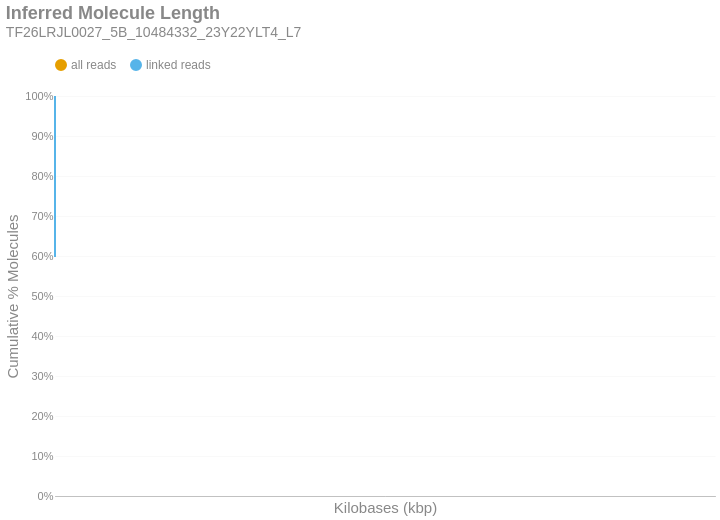

The code cell stored with this chart in its notebook:
### Markdown cell above
### Inferred Molecule Length
This is the cumulative frequency distribution of molecule lengths inferred from the first and last alignment positions along a contig for all alignments associated with a single linked-read barcode on a given contig.There are two distributions: one with `all` the alignments (yellow) and another with only `linked reads` (blue). The percent of molecules in the `linked reads` distribution is relative to the total number of linked molecules.

### Code cell
if SKIPLR:
    print_html(f"Skipped")
else:
    binned_df = consolidated_hist(valids['length_inferred']/1000, mask, 10, True)
    binned_df = binned_df.with_columns(
        pl.when(pl.col('bin').cast(pl.Utf8) == '0').then(pl.lit('1')).otherwise(pl.col('bin').cast(pl.Utf8)).alias('bin')
    )
    with SafeRender(binned_df):
        (
            density_plot(binned_df, 'Inferred Molecule Length', samplename, 'inferredlen')
            .transform_calculate(bin_kb='datum.bin / 1000')
            .encode(
                x=alt.X('bin_kb:Q', title="Kilobases (kbp)").scale(type='log', padding=0).axis(labelAngle=-40),
                y=alt.Y('value:Q', title='Cumulative % Molecules')
                    .axis(format='%')
                    .stack(False)
                    .scale(domainMin=0, domainMax=1,padding=0),
                color=alt.Color("key:N").scale(domain = ["all reads", "linked reads"]),
                tooltip = [
                    alt.Tooltip("key:N", title = "Data Type"),
                    alt.Tooltip("range_label:N", title="Kilobases"),
                    alt.Tooltip("value:Q", format = ".2%", title="% Molecules (Cum.)")
                ]
            )
        ).display()

### Figure 1 — Vega-Lite specification as saved in the notebook (floating-point values rounded to 4 significant figures)
{"width": "container", "height": 400, "config": {"title": {"anchor": "start", "dy": -15, "fontSize": 18, "color": "#888888", "subtitleColor": "#888888", "subtitleFontSize": 14}, "arc": {"fill": "#0072B2"}, "axis": {"domainColor": "#888888", "domainWidth": 0.5, "gridWidth": 0.2, "grid": false, "titleFontWeight": 400, "titleFontSize": 15, "labelFontSize": 11, "labelColor": "#888888", "tickColor": "#888888", "tickWidth": 0.2, "titleColor": "#888888"}, "axisBand": {"grid": false}, "axisX": {"grid": true, "tickSize": 10, "domainCap": "round"}, "axisY": {"domain": false, "grid": true, "tickSize": 0, "domainCap": "round"}, "background": "transparent", "header": {"labelFontSize": 15, "labelColor": "#888888", "titleFontSize": 15, "titleFontWeight": 600, "titleColor": "#888888"}, "legend": {"labelFont": "sans-serif", "labelFontSize": 12, "labelColor": "#888888", "symbolSize": 100, "symbolType": "circle", "titleFontSize": 12, "titlePadding": 10, "titleColor": "#888888", "title": null, "orient": "top"}, "range": {"category": ["#E69F00", "#56B4E9", "#009E73", "#F0E442", "#0072B2", "#D55E00", "#CC79A7", "#000000"], "diverging": ["#cfe8f3", "#a2d4ec", "#73bfe2", "#46abdb", "#1696d2", "#12719e"]}, "area": {"fill": "#0072B2", "fillOpacity": 0.7, "line": true, "strokeOpacity": 0.7}, "line": {"color": "#0072B2", "stroke": "#0072B2", "strokeWidth": 2}, "trail": {"color": "#0072B2", "stroke": "#0072B2", "strokeWidth": 0, "size": 1}, "point": {"filled": true, "fillOpacity": 1.0, "size": 95}, "text": {"color": "#888888", "fontSize": 11, "align": "right", "fontWeight": 400, "size": 11}, "bar": {"fill": "#0072B2", "stroke": null}, "view": {"stroke": null, "continuousWidth": 660, "continuousHeight": 400}}, "data": {"name": "data-f3e1d42c01985070bd6d60e59901dc39"}, "mark": {"type": "line", "interpolate": "monotone", "point": {"opacity": 0, "size": 275}}, "encoding": {"color": {"field": "key", "scale": {"domain": ["all reads", "linked reads"]}, "type": "nominal"}, "tooltip": [{"field": "key", "title": "Data Type", "type": "nominal"}, {"field": "range_label", "title": "Kilobases", "type": "nominal"}, {"field": "value", "format": ".2%", "title": "% Molecules (Cum.)", "type": "quantitative"}], "x": {"axis": {"labelAngle": -40}, "field": "bin_kb", "scale": {"type": "log", "padding": 0}, "title": "Kilobases (kbp)", "type": "quantitative"}, "y": {"axis": {"format": "%"}, "field": "value", "scale": {"domainMin": 0, "domainMax": 1, "padding": 0}, "stack": false, "title": "Cumulative % Molecules", "type": "quantitative"}}, "params": [{"name": "param_c36ac31b6afebe62", "select": {"type": "point", "fields": ["key"]}, "bind": "legend"}], "title": {"text": "Inferred Molecule Length", "subtitle": "TF26LRJL0027_5B_10484332_23Y22YLT4_L7"}, "transform": [{"fold": ["all reads (cumsum)", "linked reads (cumsum)"]}, {"calculate": "replace(datum.key, ' (cumsum)', '')", "as": "key"}, {"filter": {"param": "param_c36ac31b6afebe62"}}, {"calculate": "datum.bin / 1000", "as": "bin_kb"}], "usermeta": {"embedOptions": {"downloadFileName": "TF26LRJL0027_5B_10484332_23Y22YLT4_L7.inferredlen"}}, "$schema": "https://vega.github.io/schema/vega-lite/v6.4.1.json", "datasets": {"data-f3e1d42c01985070bd6d60e59901dc39": [{"bin": "0.0", "interval": "0.0-10.0", "all reads": 0.848, "linked reads": 0.5976, "all reads (cumsum)": 0.848, "linked reads (cumsum)": 0.5976, "range_label": "0-9"}, {"bin": "10.0", "interval": "10.0-20.0", "all reads": 0.0864, "linked reads": 0.228, "all reads (cumsum)": 0.9344, "linked reads (cumsum)": 0.8256, "range_label": "10-19"}, {"bin": "20.0", "interval": "20.0-30.0", "all reads": 0.03798, "linked reads": 0.1009, "all reads (cumsum)": 0.9724, "linked reads (cumsum)": 0.9264, "range_label": "20-29"}, {"bin": "30.0", "interval": "30.0-40.0", "all reads": 0.01639, "linked reads": 0.04357, "all reads (cumsum)": 0.9888, "linked reads (cumsum)": 0.97, "range_label": "30-39"}, {"bin": "40.0", "interval": "40.0-50.0", "all reads": 0.007251, "linked reads": 0.01922, "all reads (cumsum)": 0.996, "linked reads (cumsum)": 0.9892, "range_label": "40-49"}, {"bin": "50.0", "interval": "50.0-60.0", "all reads": 0.002542, "linked reads": 0.006862, "all reads (cumsum)": 0.9986, "linked reads (cumsum)": 0.9961, "range_label": "50-59"}, {"bin": "60.0", "interval": "60.0-70.0", "all reads": 0.0009045, "linked reads": 0.002449, "all reads (cumsum)": 0.9995, "linked reads (cumsum)": 0.9985, "range_label": "60-69"}, {"bin": "70.0", "interval": "70.0-80.0", "all reads": 0.0003151, "linked reads": 0.0008531, "all reads (cumsum)": 0.9998, "linked reads (cumsum)": 0.9994, "range_label": "70-79"}, {"bin": "80.0", "interval": "80.0-90.0", "all reads": 0.000135, "linked reads": 0.0003658, "all reads (cumsum)": 0.9999, "linked reads (cumsum)": 0.9998, "range_label": "80-89"}, {"bin": "90.0", "interval": "90.0-100.0", "all reads": 5.746e-05, "linked reads": 0.0001549, "all reads (cumsum)": 1.0, "linked reads (cumsum)": 0.9999, "range_label": "90-99"}, {"bin": "100.0", "interval": "100.0-110.0", "all reads": 2.162e-05, "linked reads": 5.86e-05, "all reads (cumsum)": 1.0, "linked reads (cumsum)": 1.0, "range_label": "100-109"}, {"bin": "110.0", "interval": "110.0-120.0", "all reads": 7.414e-06, "linked reads": 2.009e-05, "all reads (cumsum)": 1.0, "linked reads (cumsum)": 1.0, "range_label": "110-119"}, {"bin": "120.0", "interval": "120.0-130.0", "all reads": 3.398e-06, "linked reads": 9.209e-06, "all reads (cumsum)": 1.0, "linked reads (cumsum)": 1.0, "range_label": "120-129"}, {"bin": "130.0", "interval": "130.0-140.0", "all reads": 1.236e-06, "linked reads": 3.349e-06, "all reads (cumsum)": 1.0, "linked reads (cumsum)": 1.0, "range_label": "130-139"}, {"bin": "140.0", "interval": "140.0-150.0", "all reads": 3.089e-07, "linked reads": 8.372e-07, "all reads (cumsum)": 1.0, "linked reads (cumsum)": 1.0, "range_label": "140-149"}]}}
